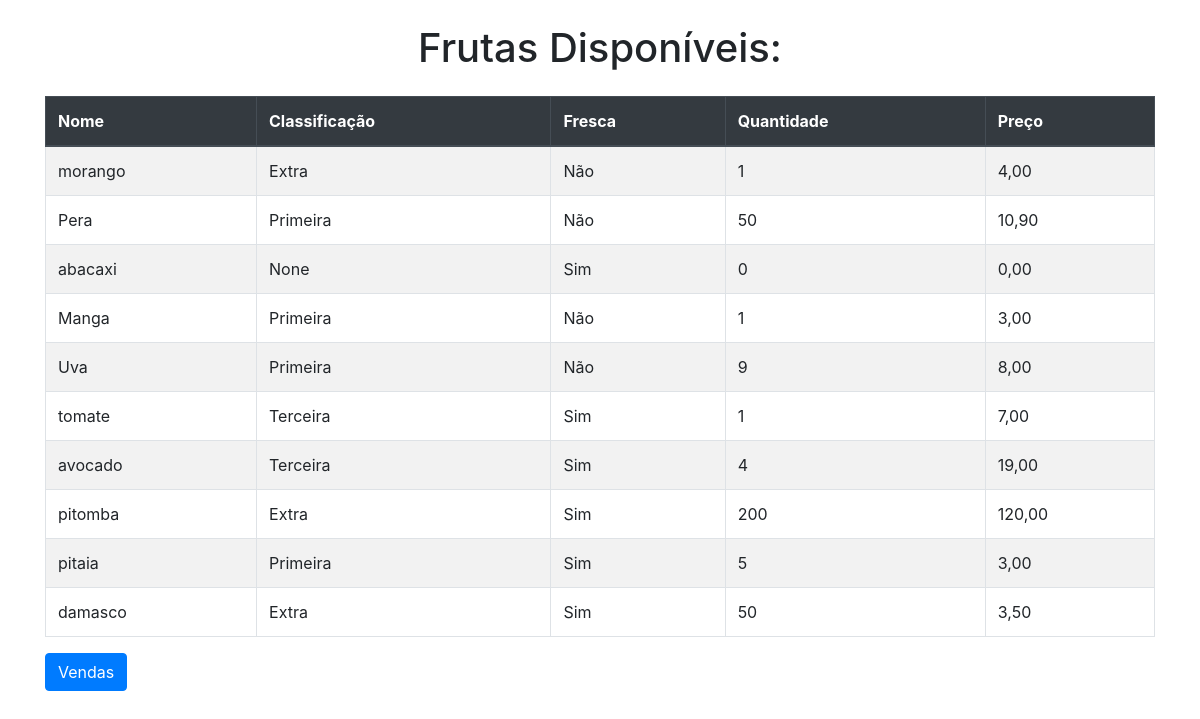
/fruits/, run on the app's committed database.
### fruits/models.py (models this page shows, shortened)
class Fruit(models.Model):
    category_choices = [
        ('EXT', 'Extra'),
        ('PRI', 'Primeira'),
        ('SEG', 'Segunda'),
        ('TER', 'Terceira'),
    ]
    id = models.AutoField(primary_key=True)
    name = models.CharField(max_length=45)
    category = models.CharField(max_length=3, choices = category_choices, blank=True, null=True)
    fresh_fruit =  models.BooleanField(default=True)
    quant = models.IntegerField(default=0)
    value =  models.DecimalField(max_digits=6, decimal_places=2)

### fruits/views.py (the view)
# urls.py: path('fruits/',list_fruits, name='list_fruits'),
def list_fruits(request):
    fruits = Fruit.objects.all()
    for fruit in fruits:
        print(fruit.fresh_fruit)
    return render(
        request,
        'list_fruits.html',
        { 'fruits': fruits }
        )

### fruits/templates/list_fruits.html (shortened to what this page needs)
<!DOCTYPE html>
<html lang="en">
<head>
    <link rel="stylesheet" href="https://maxcdn.bootstrapcdn.com/bootstrap/4.5.2/css/bootstrap.min.css">
</head>
<body>
    <div class="container mt-4">
        <h1 class="text-center mb-4">Frutas Disponíveis:</h1>
        <table border="1" class="table table-striped table-bordered">
            <thead class="thead-dark">
                <tr>
                    <th>Nome</th>
                    <th>Classificação</th>
                    <th>Fresca</th>
                    <th>Quantidade</th>
                    <th>Preço</th>
                </tr>
            </thead>
            <tbody>
                {% for fruit in fruits %}
                <tr>
                    <td>{{ fruit.name }}</td>
                    <td>{{ fruit.get_category_display }}</td>
                    <td>{{ fruit.fresh_fruit|yesno:"Sim,Não" }}</td>
                    <td>{{ fruit.quant }}</td>
                    <td>{{ fruit.value }}</td>
                </tr>
                {% endfor %}
            </tbody>
        </table>
        <a href="{% url 'sales' %}" class="btn btn-primary mb-3">Vendas</a>
    </div>
</body>
</html>

### data on the page
Fruit: name "morango", category "Extra", fresh_fruit "Não", quant "1", value "4,00"
Fruit: name "Pera", category "Primeira", fresh_fruit "Não", quant "50", value "10,90"
Fruit: name "abacaxi", category "None", fresh_fruit "Sim", quant "0", value "0,00"
Fruit: name "Manga", category "Primeira", fresh_fruit "Não", quant "1", value "3,00"
Fruit: name "Uva", category "Primeira", fresh_fruit "Não", quant "9", value "8,00"
Fruit: name "tomate", category "Terceira", fresh_fruit "Sim", quant "1", value "7,00"
Fruit: name "avocado", category "Terceira", fresh_fruit "Sim", quant "4", value "19,00"
Fruit: name "pitomba", category "Extra", fresh_fruit "Sim", quant "200", value "120,00"
Fruit: name "pitaia", category "Primeira", fresh_fruit "Sim", quant "5", value "3,00"
Fruit: name "damasco", category "Extra", fresh_fruit "Sim", quant "50", value "3,50"
